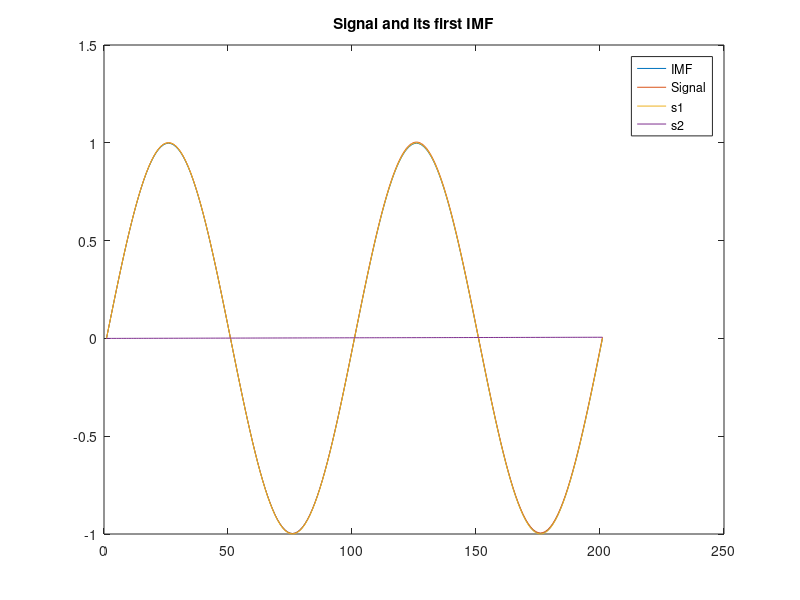

Write MATLAB code to recreate this figure.
m = 0;
deltax = 0.01;
deltat = 0.1;

% Need to determine the evolved time
% Need to determine the a value of step size a

T = 10.0;
X = 2.0;
x = linspace(0,X,X/deltax+1);
t = linspace(0,T,T/deltat);


N = 50;
omega = 2*pi;
A = 0.01;
F = 0.05;
sinu = @(a,b,omega,x) a*sin(b*omega*x);
s1 = @(x) sinu(1,1,omega,x);

s2 = @(x) sinu(A,F,omega,x);
s = @(x) s1(x) + s2(x);        
a = 1./(4*pi.^2);

imf = (1-exp(-a*omega.^2*T)).^N*s1(x) + ...
(1-exp(-a*F.^2*omega.^2*T)).^N*s2(x);

% Plot signal

figure;
plot(imf);
hold on;
plot(s(x));
hold on;
plot(s1(x));
plot(s2(x));
title('Signal and its first IMF');
legend('IMF','Signal','s1','s2');


% Theoritical critical value
% epsilon = exp(-T);
% delta = 0.01;

% delta = logspace(-4,-1,100);
% ct = sqrt( log((1-delta.^(1./N)*(1-epsilon))) / log(epsilon));
% figure;
% plot(delta,ct,'bo-');
% xlabel('Delta-the tolerance ratio');
% ylabel('Critical value');


% Performance measure
% pm = norm(imf - s1(x)) ./ norm(s2(x))
pm = 1 - norm(imf.*s1(x)) ./ norm(s1(x).^2)